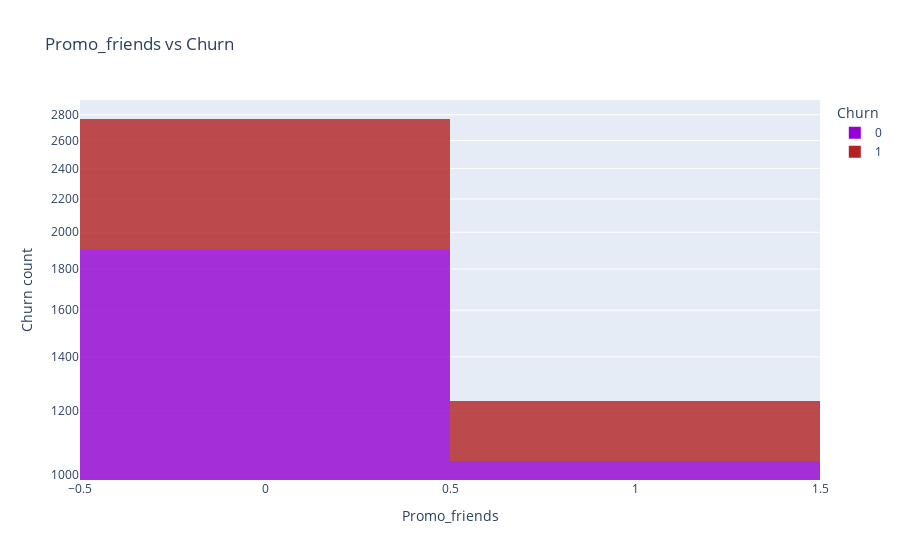

The code cell stored with this chart in its notebook:
### Markdown cell above
The churn rate of the members who are not part of any partner companys is higher than the one who are part of partner companys, maybe it has something to do with the discount that the gym is giving to them.

### Code cell
fig = px.histogram(gym, x="Promo_friends", color = 'Churn',
                   title='Promo_friends vs Churn',
                   labels={'Churn'}, # can specify one label per df column
                   opacity=0.8,
                   log_y=True, # represent bars with log scale
                   color_discrete_sequence=['darkviolet', 'firebrick'] # color of histogram bars
                   )
fig.update_layout(yaxis_title="Churn count", xaxis_title="Promo_friends" )
fig.show()

### Figure 1 — Plotly figure (JSON) as saved in the notebook; plotly's stock layout.template omitted (floating-point values rounded to 4 significant figures; data arrays with more than 128 entries replaced by an {"elided": "..."} marker saying what was removed)
{"data": [{"alignmentgroup": "True", "bingroup": "x", "hovertemplate": "Churn=0<br>Promo_friends=%{x}<br>count=%{y}<extra></extra>", "legendgroup": "0", "marker": {"color": "darkviolet", "opacity": 0.8}, "name": "0", "offsetgroup": "0", "orientation": "v", "showlegend": true, "type": "histogram", "x": {"elided": "2939 int values"}, "xaxis": "x", "yaxis": "y"}, {"alignmentgroup": "True", "bingroup": "x", "hovertemplate": "Churn=1<br>Promo_friends=%{x}<br>count=%{y}<extra></extra>", "legendgroup": "1", "marker": {"color": "firebrick", "opacity": 0.8}, "name": "1", "offsetgroup": "1", "orientation": "v", "showlegend": true, "type": "histogram", "x": {"elided": "1061 int values"}, "xaxis": "x", "yaxis": "y"}], "layout": {"barmode": "relative", "legend": {"title": {"text": "Churn"}, "tracegroupgap": 0}, "title": {"text": "Promo_friends vs Churn"}, "xaxis": {"anchor": "y", "domain": [0, 1], "title": {"text": "Promo_friends"}}, "yaxis": {"anchor": "x", "domain": [0, 1], "title": {"text": "Churn count"}, "type": "log"}}}
